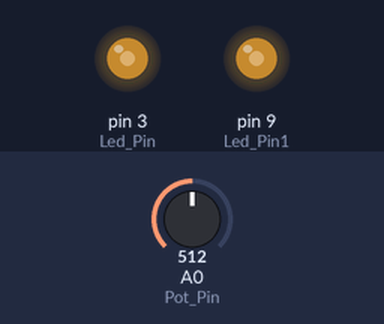
Bench run of a sketch on a simulated Arduino Uno, built with avr-gcc and run on an emulated ATmega328P. Shown: output pins drawn as LEDs (lit = HIGH). The test bench sets the inputs (shaded band); at power-on: A0 (Pot_Pin) = 512.

Above: at 3.7 s.
3.8 s: A0 (Pot_Pin) set to 306
At 5.0 s:
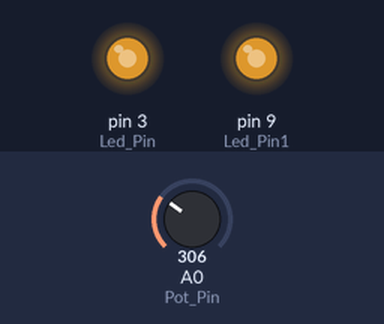
5.3 s: A0 (Pot_Pin) set to 122
At 6.4 s:
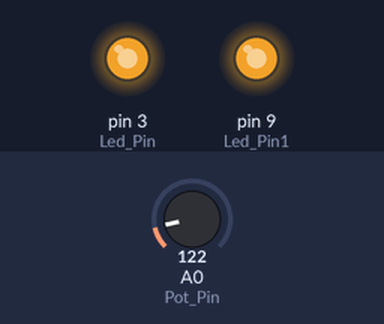
6.8 s: A0 (Pot_Pin) set to 900
At 7.5 s:
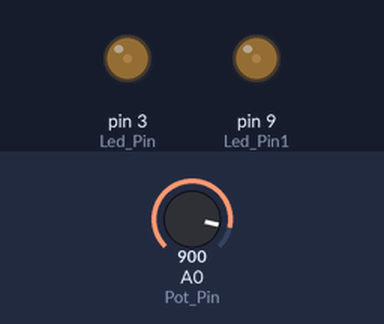
8.3 s: A0 (Pot_Pin) set to 511
At 8.7 s:
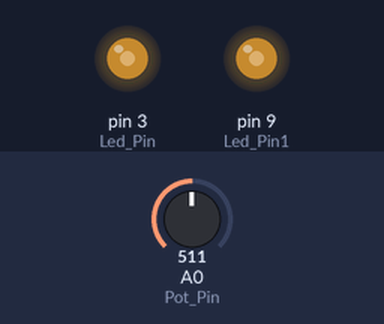
Timing chart, 0 to 10.8 s (numbered marks = the images above; inputs shaded):
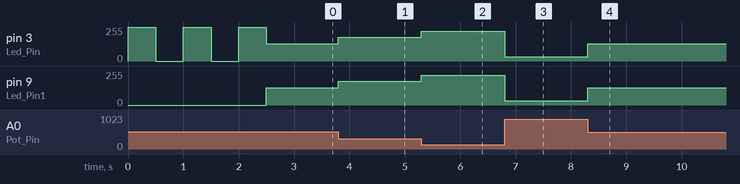

Measured:
- after the input at 3.8 s, pin 3 (Led_Pin), pin 9 (Led_Pin1): 128/255 → 179/255 at once
- after the input at 5.3 s, pin 3 (Led_Pin), pin 9 (Led_Pin1): 179/255 → 225/255 at once
- after the input at 6.8 s, pin 3 (Led_Pin), pin 9 (Led_Pin1): 225/255 → 31/255 at once
- after the input at 8.3 s, pin 3 (Led_Pin), pin 9 (Led_Pin1): 31/255 → 128/255 at once

The sketch:

Brilliant_Kup.ino
```cpp
// Código Ejemplo
int Led_Pin = 3;
int Led_Pin1 = 9;
int Pot_Pin = A0;
int sensorValue = 0;
int outputValue = 0;
void setup()
{
pinMode(Led_Pin, OUTPUT);
pinMode(Led_Pin1, OUTPUT);
Test_Led();
}
void loop()
{
sensorValue = analogRead(Pot_Pin);
outputValue = map(sensorValue, 0, 1023, 255, 0);
analogWrite(Led_Pin, outputValue);
analogWrite(Led_Pin1, outputValue);
}
void Test_Led()
{
digitalWrite(Led_Pin, HIGH);
delay(500);
digitalWrite(Led_Pin, LOW);
delay(500);
digitalWrite(Led_Pin, HIGH);
delay(500);
digitalWrite(Led_Pin, LOW);
delay(500);
digitalWrite(Led_Pin, HIGH);
delay(500);
digitalWrite(Led_Pin, LOW);
}
```
